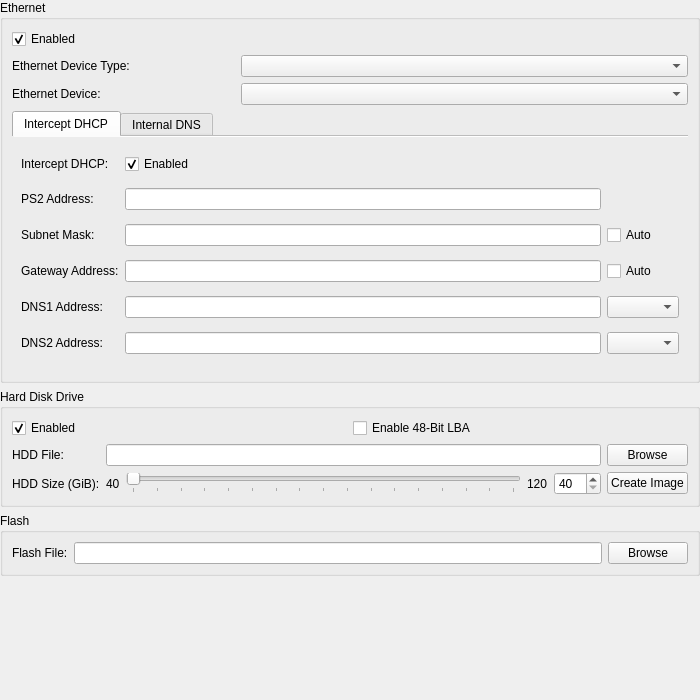
<?xml version="1.0" encoding="UTF-8"?>
<ui version="4.0">
 <class>DEV9SettingsWidget</class>
 <widget class="QWidget" name="DEV9SettingsWidget">
  <property name="geometry">
   <rect>
    <x>0</x>
    <y>0</y>
    <width>700</width>
    <height>700</height>
   </rect>
  </property>
  <layout class="QVBoxLayout" name="verticalLayout">
   <property name="leftMargin">
    <number>0</number>
   </property>
   <property name="topMargin">
    <number>0</number>
   </property>
   <property name="rightMargin">
    <number>0</number>
   </property>
   <property name="bottomMargin">
    <number>0</number>
   </property>
   <item>
    <widget class="QGroupBox" name="groupBox">
     <property name="title">
      <string>Ethernet</string>
     </property>
     <layout class="QGridLayout" name="gridLayout">
      <item row="2" column="1" colspan="2">
       <widget class="QComboBox" name="ethDev"/>
      </item>
      <item row="2" column="0">
       <widget class="QLabel" name="ethDevLabel">
        <property name="text">
         <string>Ethernet Device:</string>
        </property>
        <property name="buddy">
         <cstring>ethDev</cstring>
        </property>
       </widget>
      </item>
      <item row="1" column="0">
       <widget class="QLabel" name="ethDevTypeLabel">
        <property name="text">
         <string>Ethernet Device Type:</string>
        </property>
        <property name="buddy">
         <cstring>ethDevType</cstring>
        </property>
       </widget>
      </item>
      <item row="3" column="0" colspan="3">
       <widget class="QTabWidget" name="ethTabWidget">
        <property name="currentIndex">
         <number>0</number>
        </property>
        <property name="documentMode">
         <bool>true</bool>
        </property>
        <widget class="QWidget" name="tab">
         <attribute name="title">
          <string>Intercept DHCP</string>
         </attribute>
         <layout class="QGridLayout" name="gridLayout_3">
          <item row="4" column="2">
           <widget class="QComboBox" name="ethDNS1Mode"/>
          </item>
          <item row="0" column="1">
           <widget class="QCheckBox" name="ethInterceptDHCP">
            <property name="text">
             <string comment="InterceptDHCP">Enabled</string>
            </property>
            <property name="checked">
             <bool>true</bool>
            </property>
           </widget>
          </item>
          <item row="2" column="1">
           <widget class="QLineEdit" name="ethNetMask">
            <property name="inputMask">
             <string/>
            </property>
           </widget>
          </item>
          <item row="2" column="0">
           <widget class="QLabel" name="ethNetMaskLabel">
            <property name="text">
             <string>Subnet Mask:</string>
            </property>
            <property name="buddy">
             <cstring>ethNetMask</cstring>
            </property>
           </widget>
          </item>
          <item row="3" column="0">
           <widget class="QLabel" name="ethGatewayAddrLabel">
            <property name="text">
             <string>Gateway Address:</string>
            </property>
            <property name="buddy">
             <cstring>ethGatewayAddr</cstring>
            </property>
           </widget>
          </item>
          <item row="3" column="2">
           <widget class="QCheckBox" name="ethGatewayAuto">
            <property name="text">
             <string>Auto</string>
            </property>
           </widget>
          </item>
          <item row="0" column="0">
           <widget class="QLabel" name="ethInterceptDHCPLabel">
            <property name="text">
             <string>Intercept DHCP:</string>
            </property>
            <property name="buddy">
             <cstring>ethInterceptDHCP</cstring>
            </property>
           </widget>
          </item>
          <item row="1" column="1">
           <widget class="QLineEdit" name="ethPS2Addr">
            <property name="inputMask">
             <string/>
            </property>
           </widget>
          </item>
          <item row="2" column="2">
           <widget class="QCheckBox" name="ethNetMaskAuto">
            <property name="text">
             <string>Auto</string>
            </property>
           </widget>
          </item>
          <item row="1" column="0">
           <widget class="QLabel" name="ethPS2AddrLabel">
            <property name="text">
             <string>PS2 Address:</string>
            </property>
            <property name="buddy">
             <cstring>ethPS2Addr</cstring>
            </property>
           </widget>
          </item>
          <item row="3" column="1">
           <widget class="QLineEdit" name="ethGatewayAddr">
            <property name="inputMask">
             <string/>
            </property>
           </widget>
          </item>
          <item row="4" column="0">
           <widget class="QLabel" name="ethDNS1AddrLabel">
            <property name="text">
             <string>DNS1 Address:</string>
            </property>
            <property name="buddy">
             <cstring>ethDNS1Addr</cstring>
            </property>
           </widget>
          </item>
          <item row="4" column="1">
           <widget class="QLineEdit" name="ethDNS1Addr">
            <property name="inputMask">
             <string/>
            </property>
           </widget>
          </item>
          <item row="5" column="0">
           <widget class="QLabel" name="ethDNS2AddrLabel">
            <property name="text">
             <string>DNS2 Address:</string>
            </property>
            <property name="buddy">
             <cstring>ethDNS2Addr</cstring>
            </property>
           </widget>
          </item>
          <item row="5" column="1">
           <widget class="QLineEdit" name="ethDNS2Addr">
            <property name="inputMask">
             <string/>
            </property>
           </widget>
          </item>
          <item row="5" column="2">
           <widget class="QComboBox" name="ethDNS2Mode"/>
          </item>
         </layout>
        </widget>
        <widget class="QWidget" name="tab_2">
         <attribute name="title">
          <string>Internal DNS</string>
         </attribute>
         <layout class="QGridLayout" name="gridLayout_4">
          <item row="1" column="1">
           <layout class="QVBoxLayout" name="verticalLayout_2">
            <item>
             <widget class="QPushButton" name="ethHostAdd">
              <property name="text">
               <string>Add</string>
              </property>
             </widget>
            </item>
            <item>
             <widget class="QPushButton" name="ethHostDel">
              <property name="text">
               <string>Delete</string>
              </property>
             </widget>
            </item>
            <item>
             <widget class="QPushButton" name="ethHostExport">
              <property name="text">
               <string>Export</string>
              </property>
             </widget>
            </item>
            <item>
             <widget class="QPushButton" name="ethHostImport">
              <property name="text">
               <string>Import</string>
              </property>
             </widget>
            </item>
            <item>
             <widget class="QPushButton" name="ethHostPerGame">
              <property name="text">
               <string>Per game</string>
              </property>
             </widget>
            </item>
            <item>
             <spacer name="verticalSpacer_2">
              <property name="orientation">
               <enum>Qt::Orientation::Vertical</enum>
              </property>
              <property name="sizeHint" stdset="0">
               <size>
                <width>20</width>
                <height>0</height>
               </size>
              </property>
             </spacer>
            </item>
           </layout>
          </item>
          <item row="0" column="0" colspan="2">
           <widget class="QLabel" name="label_11">
            <property name="text">
             <string>Internal DNS can be selected using the DNS1/2 dropdowns, or by setting them to 192.0.2.1</string>
            </property>
            <property name="buddy">
             <cstring>ethHosts</cstring>
            </property>
           </widget>
          </item>
          <item row="1" column="0">
           <widget class="QTableView" name="ethHosts">
            <property name="selectionMode">
             <enum>QAbstractItemView::SelectionMode::SingleSelection</enum>
            </property>
            <property name="sortingEnabled">
             <bool>true</bool>
            </property>
            <attribute name="horizontalHeaderHighlightSections">
             <bool>false</bool>
            </attribute>
            <attribute name="verticalHeaderVisible">
             <bool>false</bool>
            </attribute>
           </widget>
          </item>
         </layout>
        </widget>
       </widget>
      </item>
      <item row="1" column="1" colspan="2">
       <widget class="QComboBox" name="ethDevType"/>
      </item>
      <item row="0" column="0" colspan="3">
       <widget class="QCheckBox" name="ethEnabled">
        <property name="text">
         <string comment="InternalDNSTable">Enabled</string>
        </property>
        <property name="checked">
         <bool>true</bool>
        </property>
       </widget>
      </item>
     </layout>
    </widget>
   </item>
   <item>
    <widget class="QGroupBox" name="groupBox_2">
     <property name="title">
      <string>Hard Disk Drive</string>
     </property>
     <layout class="QGridLayout" name="gridLayout_2">
      <item row="1" column="2">
       <widget class="QPushButton" name="hddBrowseFile">
        <property name="text">
         <string>Browse</string>
        </property>
       </widget>
      </item>
      <item row="1" column="1">
       <widget class="QLineEdit" name="hddFile"/>
      </item>
      <item row="0" column="0" colspan="3">
       <layout class="QHBoxLayout" name="horizontalLayout_2">
        <item>
         <widget class="QCheckBox" name="hddEnabled">
          <property name="text">
           <string comment="HDD">Enabled</string>
          </property>
          <property name="checked">
           <bool>true</bool>
          </property>
         </widget>
        </item>
        <item>
         <widget class="QCheckBox" name="hddLBA48">
          <property name="text">
           <string>Enable 48-Bit LBA</string>
          </property>
         </widget>
        </item>
       </layout>
      </item>
      <item row="2" column="1">
       <layout class="QHBoxLayout" name="horizontalLayout">
        <item>
         <widget class="QLabel" name="hddSizeMinLabel">
          <property name="text">
           <string>40</string>
          </property>
         </widget>
        </item>
        <item>
         <widget class="QSlider" name="hddSizeSlider">
          <property name="minimum">
           <number>40</number>
          </property>
          <property name="maximum">
           <number>120</number>
          </property>
          <property name="singleStep">
           <number>1</number>
          </property>
          <property name="orientation">
           <enum>Qt::Orientation::Horizontal</enum>
          </property>
          <property name="tickPosition">
           <enum>QSlider::TickPosition::TicksBelow</enum>
          </property>
          <property name="tickInterval">
           <number>5</number>
          </property>
         </widget>
        </item>
        <item>
         <widget class="QLabel" name="hddSizeMaxLabel">
          <property name="text">
           <string>120</string>
          </property>
         </widget>
        </item>
        <item>
         <widget class="QSpinBox" name="hddSizeSpinBox">
          <property name="minimum">
           <number>40</number>
          </property>
          <property name="maximum">
           <number>120</number>
          </property>
         </widget>
        </item>
       </layout>
      </item>
      <item row="1" column="0">
       <widget class="QLabel" name="hddFileLabel">
        <property name="text">
         <string>HDD File:</string>
        </property>
        <property name="buddy">
         <cstring>hddFile</cstring>
        </property>
       </widget>
      </item>
      <item row="2" column="0">
       <widget class="QLabel" name="hddSizeLabel">
        <property name="text">
         <string>HDD Size (GiB):</string>
        </property>
        <property name="buddy">
         <cstring>hddSizeSlider</cstring>
        </property>
       </widget>
      </item>
      <item row="2" column="2">
       <widget class="QPushButton" name="hddCreate">
        <property name="text">
         <string>Create Image</string>
        </property>
       </widget>
      </item>
     </layout>
    </widget>
   </item>
   <item>
    <widget class="QGroupBox" name="groupBox_3">
     <property name="title">
      <string>Flash</string>
     </property>
     <layout class="QGridLayout" name="gridLayout_5">
      <item row="0" column="0">
       <widget class="QLabel" name="flashFileLabel">
        <property name="text">
         <string>Flash File:</string>
        </property>
        <property name="buddy">
         <cstring>flashFile</cstring>
        </property>
       </widget>
      </item>
      <item row="0" column="1">
       <widget class="QLineEdit" name="flashFile"/>
      </item>
      <item row="0" column="2">
       <widget class="QPushButton" name="flashBrowseFile">
        <property name="text">
         <string>Browse</string>
        </property>
       </widget>
      </item>
     </layout>
    </widget>
   </item>
   <item>
    <spacer name="verticalSpacer">
     <property name="orientation">
      <enum>Qt::Orientation::Vertical</enum>
     </property>
     <property name="sizeHint" stdset="0">
      <size>
       <width>20</width>
       <height>0</height>
      </size>
     </property>
    </spacer>
   </item>
  </layout>
 </widget>
 <tabstops>
  <tabstop>ethEnabled</tabstop>
  <tabstop>ethDevType</tabstop>
  <tabstop>ethDev</tabstop>
  <tabstop>ethTabWidget</tabstop>
  <tabstop>ethInterceptDHCP</tabstop>
  <tabstop>ethPS2Addr</tabstop>
  <tabstop>ethNetMask</tabstop>
  <tabstop>ethNetMaskAuto</tabstop>
  <tabstop>ethGatewayAddr</tabstop>
  <tabstop>ethGatewayAuto</tabstop>
  <tabstop>ethDNS1Addr</tabstop>
  <tabstop>ethDNS1Mode</tabstop>
  <tabstop>ethDNS2Addr</tabstop>
  <tabstop>ethDNS2Mode</tabstop>
  <tabstop>ethHostAdd</tabstop>
  <tabstop>ethHostDel</tabstop>
  <tabstop>ethHostExport</tabstop>
  <tabstop>ethHostImport</tabstop>
  <tabstop>ethHostPerGame</tabstop>
  <tabstop>ethHosts</tabstop>
  <tabstop>hddEnabled</tabstop>
  <tabstop>hddLBA48</tabstop>
  <tabstop>hddFile</tabstop>
  <tabstop>hddBrowseFile</tabstop>
  <tabstop>hddSizeSlider</tabstop>
  <tabstop>hddSizeSpinBox</tabstop>
  <tabstop>hddCreate</tabstop>
  <tabstop>flashFile</tabstop>
  <tabstop>flashBrowseFile</tabstop>
 </tabstops>
 <resources/>
 <connections/>
</ui>
